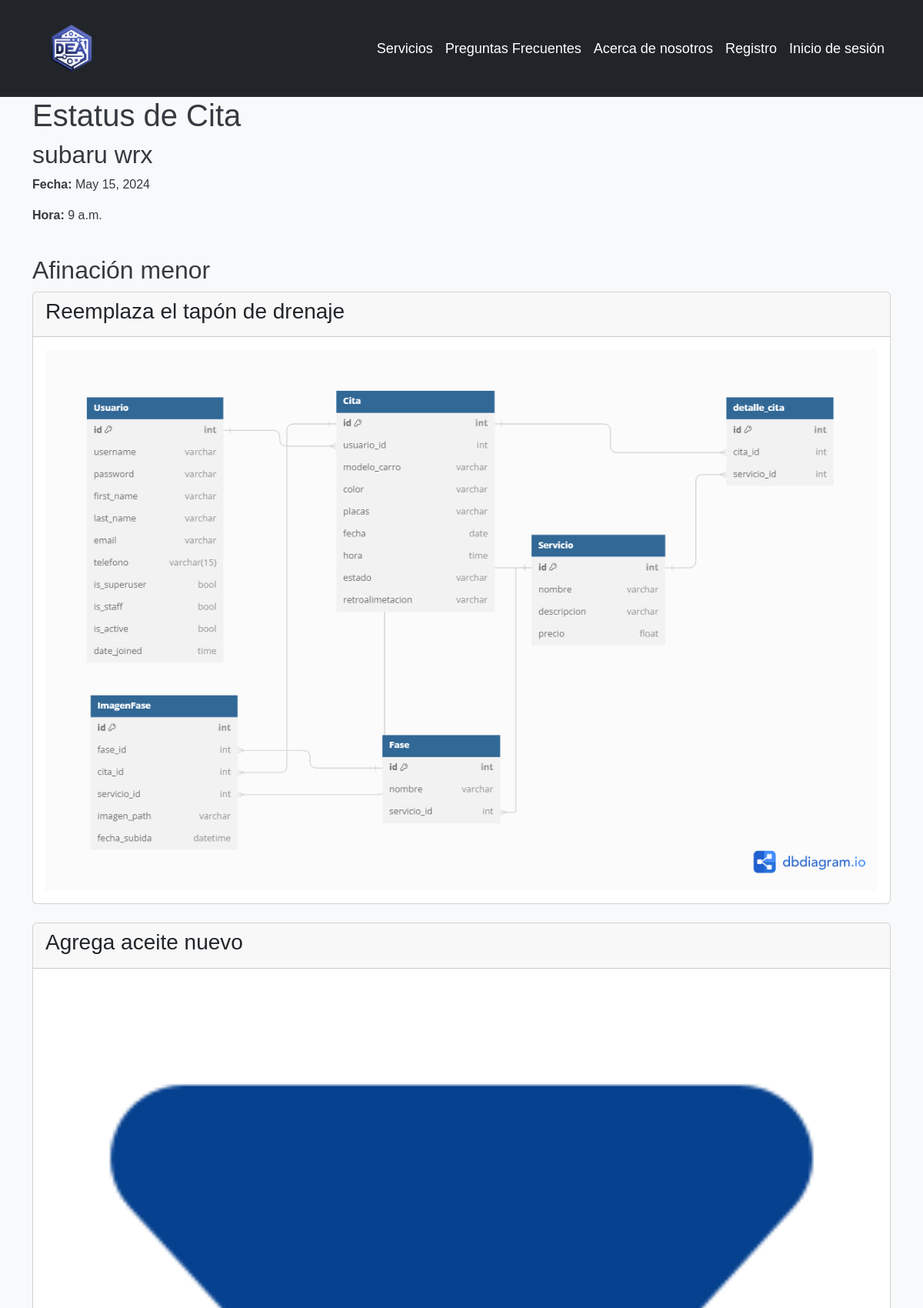
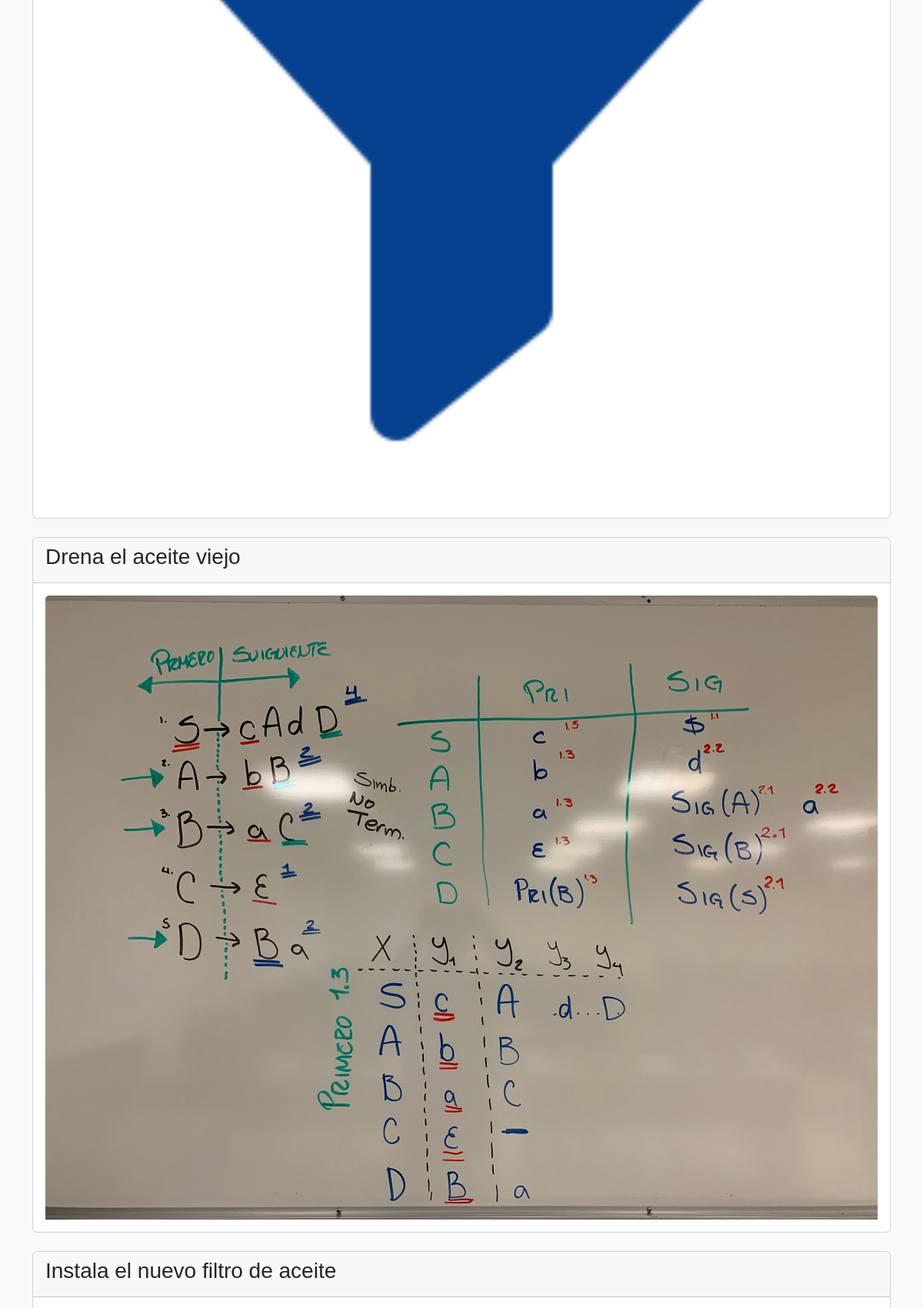
/estatus_cita/40 (upper part), run on the app's committed database (2 pictures, top to bottom).
### autenticacion/models.py (models this page shows, shortened)
class Cita(models.Model):
    usuario = models.ForeignKey(User, on_delete=models.CASCADE)
    modelo_carro = models.CharField(max_length=100)
    color = models.CharField(max_length=100)
    placas = models.CharField(max_length=20)
    fecha = models.DateField()
    hora = models.TimeField()
    estado = models.CharField(max_length=50, default='pendiente')
    retroalimentacion = models.TextField(null=True, blank=True)
    servicios = models.ManyToManyField(Servicio, through='DetalleCita')

class Servicio(models.Model):
    nombre = models.CharField(max_length=100)
    descripcion = models.TextField()
    precio = models.DecimalField(max_digits=8, decimal_places=2)
    def __str__(self):
        return self.nombre

class ImagenFase(models.Model):
    fase = models.ForeignKey(Fase, on_delete=models.CASCADE)
    cita = models.ForeignKey(Cita, on_delete=models.CASCADE)
    servicio = models.ForeignKey(Servicio, on_delete = models.CASCADE, default=0)
    imagen = models.ImageField(upload_to="imagenes_bd/", null=True)
    fecha_subida = models.DateTimeField(auto_now_add=True)

class Fase(models.Model):
    nombre = models.CharField(max_length=255)
    servicio = models.ForeignKey(Servicio, on_delete=models.CASCADE)

### autenticacion/views.py (the view)
# urls.py: path('estatus_cita/<int:cita_id>', v_auth.estatus_cita, name='estatus_cita'),
def estatus_cita(request, cita_id):
    cita = get_object_or_404(Cita, id=cita_id)
    imagenes_fase = ImagenFase.objects.filter(cita_id=cita_id)
    servicios = cita.servicios.all()
    print(servicios)
    info_imagenes_fase = []
    for imagen_fase in imagenes_fase:
        servicio_id = imagen_fase.servicio_id
        fase_id = imagen_fase.fase_id
        info_imagenes_fase.append({'imagen_fase': imagen_fase, 'servicio_id': servicio_id, 'fase_id': fase_id})
    return render(request, 'estatus_cita.html', {
        'cita': cita,
        'info_imagenes_fase': info_imagenes_fase,
        'servicios': servicios
    })

### main/templates/estatus_cita.html (shortened to what this page needs)
<!DOCTYPE html>
<html lang="en">
<head>
    {% extends 'layouts/base.html' %}
    {% block content %}
    <div class="container">
        <div class="row">
            <div class="col-md-12">
                <h1>Estatus de Cita</h1>
                <h2>{{ cita.modelo_carro }}</h2>
                <p><strong>Fecha:</strong> {{ cita.fecha }}</p>
                <p><strong>Hora:</strong> {{ cita.hora }}</p>
            </div>
        </div>
         <div class="row mt-4">
            {% for servicio in servicios %}
                <h2>{{ servicio.nombre }}</h2>
                {% for info_imagen_fase in info_imagenes_fase %}
                <div class="col-md-12">
                    <div class="card mb-4">
                        <div class="card-header">
                            <h3 class="card-title">{{ info_imagen_fase.imagen_fase.fase.nombre }}</h3>
                        </div>
                        <div class="card-body">
                            <img src="{{ info_imagen_fase.imagen_fase.imagen.url }}" class="card-img-top" alt="Imagen de la fase">
                        </div>
                    </div>
                </div>
                {% empty %}
                <div class="col-md-12">
                    <div class="alert alert-info" role="alert">No hay imágenes disponibles para esta fase.</div>
                </div>
                {% endfor %}
            {% endfor %}
        </div>
    </div>
    {% endblock %}

### main/templates/layouts/base.html (style rules this page uses)
body { font-family: Arial, sans-serif; background-color: #f8f9fa; color: #343a40; }

### data on the page
Cita: modelo_carro "subaru wrx", fecha "May 15, 2024", hora "9 a.m."
Servicio: nombre "Afinación menor"
ImagenFase: imagen_fase.fase.nombre "Reemplaza el tapón de drenaje", imagen_fase.imagen (picture)
ImagenFase: imagen_fase.fase.nombre "Agrega aceite nuevo", imagen_fase.imagen (picture)
ImagenFase: imagen_fase.fase.nombre "Drena el aceite viejo", imagen_fase.imagen (picture)
ImagenFase: imagen_fase.fase.nombre "Instala el nuevo filtro de aceite"
